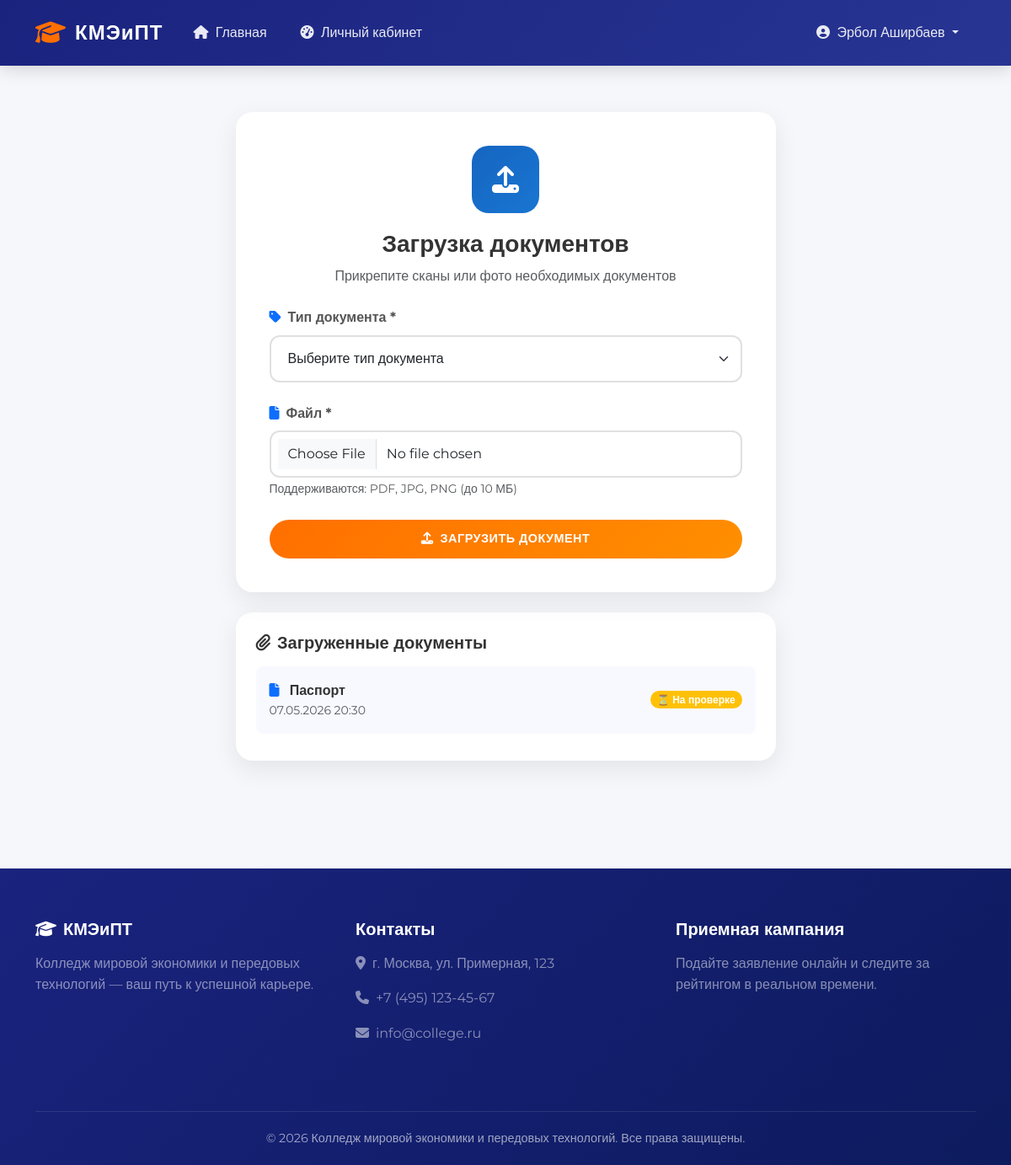
The page /upload-document/ (signed in) on the database its author committed.
### applicants/models.py (models this page shows, shortened)
class Attachment(models.Model):
    DOC_TYPES = [
        ('passport', 'Паспорт'),
        ('diploma', 'Аттестат'),
        ('photo', 'Фотография'),
        ('snils', 'СНИЛС'),
        ('other', 'Прочее'),
    ]
    applicant = models.ForeignKey(
        Applicant,
        on_delete=models.CASCADE,
        related_name='attachments',
        verbose_name="Абитуриент"
    )
    file = models.FileField(upload_to='documents/%Y/%m/', verbose_name="Файл")
    doc_type = models.CharField(max_length=20, choices=DOC_TYPES, verbose_name="Тип документа")
    uploaded_at = models.DateTimeField(auto_now_add=True)
    is_verified = models.BooleanField(default=False, verbose_name="Проверен")
    class Meta:
        verbose_name = "Документ"
        verbose_name_plural = "Документы"

### applicants/views.py (the view, shortened to what this page needs)
# urls.py: path('upload-document/', views.upload_document_page, name='upload_document_page'),
@login_required
def upload_document_page(request):
    try:
        applicant = request.user.applicant_profile
    except Applicant.DoesNotExist:
        return redirect('home')
    attachments = Attachment.objects.filter(applicant=applicant)
    context = {
        'attachments': attachments,
    }
    return render(request, 'applicants/upload_document.html', context)

### templates/applicants/upload_document.html (shortened to what this page needs)
{% extends 'base.html' %}
{% block content %}
<div class="container py-5">
    <div class="row justify-content-center">
        <div class="col-lg-7">
            <div class="form-card animate__animated animate__fadeInUp">
                <div class="text-center mb-4">
                    <div style="width: 80px; height: 80px; background: linear-gradient(135deg, #1565c0, #1976d2); border-radius: 20px; display: flex; align-items: center; justify-content: center; margin: 0 auto 20px;">
                        <i class="fas fa-upload" style="font-size: 2rem; color: white;"></i>
                    </div>
                    <h3 class="fw-bold">Загрузка документов</h3>
                    <p class="text-muted">Прикрепите сканы или фото необходимых документов</p>
                </div>
                <form method="post" enctype="multipart/form-data">
                    <div class="mb-4">
                        <label class="form-label fw-bold">
                            <i class="fas fa-tag me-2 text-primary"></i>Тип документа *
                        </label>
                        <select name="doc_type" class="form-select form-control-modern" required>
                            <option value="">Выберите тип документа</option>
                        </select>
                    </div>
                    <div class="mb-4">
                        <label class="form-label fw-bold">
                            <i class="fas fa-file me-2 text-primary"></i>Файл *
                        </label>
                        <input type="file" name="file" class="form-control form-control-modern"
                               accept=".pdf,.jpg,.jpeg,.png" required>
                        <small class="text-muted">Поддерживаются: PDF, JPG, PNG (до 10 МБ)</small>
                    </div>
                    <button type="submit" class="btn btn-accent btn-modern w-100">
                        <i class="fas fa-upload me-2"></i>Загрузить документ
                    </button>
                </form>
            </div>
        </div>
    </div>
    {% if attachments %}
    <div class="row justify-content-center mt-4">
        <div class="col-lg-7">
            <div class="card-custom">
                <div class="card-body p-4">
                    <h5 class="fw-bold mb-3">
                        <i class="fas fa-paperclip me-2"></i>Загруженные документы
                    </h5>
                    {% for doc in attachments %}
                    <div class="d-flex justify-content-between align-items-center mb-2 p-3 rounded-3"
                         style="background: #f8f9ff;">
                        <div>
                            <i class="fas fa-file me-2 text-primary"></i>
                            <strong>{{ doc.get_doc_type_display }}</strong>
                            <small class="text-muted d-block">{{ doc.uploaded_at|date:"d.m.Y H:i" }}</small>
                        </div>
                        {% if doc.is_verified %}
                        <span class="badge bg-success rounded-pill">✅ Проверен</span>
                        {% else %}
                        <span class="badge bg-warning rounded-pill">⏳ На проверке</span>
                        {% endif %}
                    </div>
                    {% endfor %}
                </div>
            </div>
        </div>
    </div>
    {% endif %}
</div>
{% endblock %}

### templates/base.html (shortened to what this page needs)
<!DOCTYPE html>
<html lang="ru">
<head>
    <link href="https://cdn.jsdelivr.net/npm/bootstrap@5.3.0/dist/css/bootstrap.min.css" rel="stylesheet">
    <link rel="stylesheet" href="https://cdnjs.cloudflare.com/ajax/libs/font-awesome/6.4.0/css/all.min.css">
    <link rel="stylesheet" href="https://cdnjs.cloudflare.com/ajax/libs/animate.css/4.1.1/animate.min.css">
</head>
<body>
    <nav class="navbar navbar-expand-lg fixed-top" id="navbar">
        <div class="container">
            <a class="navbar-brand" href="{% url 'home' %}">
                <i class="fas fa-graduation-cap"></i> КМЭиПТ
            </a>
            <div class="collapse navbar-collapse" id="navbarNav">
                <ul class="navbar-nav me-auto">
                    <li class="nav-item">
                        <a class="nav-link" href="{% url 'home' %}">
                            <i class="fas fa-home me-1"></i> Главная
                        </a>
                    </li>
                    {% if user.is_authenticated %}
                    <li class="nav-item">
                        <a class="nav-link" href="{% url 'dashboard' %}">
                            <i class="fas fa-tachometer-alt me-1"></i> Личный кабинет
                        </a>
                    </li>
                    {% endif %}
                </ul>
                <ul class="navbar-nav">
                    {% if user.is_authenticated %}
                    <li class="nav-item dropdown">
                        <a class="nav-link dropdown-toggle" href="#" data-bs-toggle="dropdown">
                            <i class="fas fa-user-circle me-1"></i>
                            {{ user.get_full_name|default:user.username }}
                        </a>
                    </li>
                    {% endif %}
                </ul>
            </div>
        </div>
    </nav>
    <main>
        {% block content %}{% endblock %}
    </main>
    <footer class="footer">
        <div class="container">
            <div class="row">
                <div class="col-md-4 mb-4">
                    <h5 class="fw-bold mb-3">
                        <i class="fas fa-graduation-cap me-2"></i>КМЭиПТ
                    </h5>
                    <p class="text-white-50">Колледж мировой экономики и передовых технологий — ваш путь к успешной карьере.</p>
                </div>
                <div class="col-md-4 mb-4">
                    <h5 class="fw-bold mb-3">Контакты</h5>
                    <p class="text-white-50"><i class="fas fa-map-marker-alt me-2"></i>г. Москва, ул. Примерная, 123</p>
                    <p class="text-white-50"><i class="fas fa-phone me-2"></i>+7 (495) 123-45-67</p>
                    <p class="text-white-50"><i class="fas fa-envelope me-2"></i>info@college.ru</p>
                </div>
                <div class="col-md-4 mb-4">
                    <h5 class="fw-bold mb-3">Приемная кампания</h5>
                    <p class="text-white-50">Подайте заявление онлайн и следите за рейтингом в реальном времени.</p>
                </div>
            </div>
            <div class="footer-bottom">
                <p class="mb-0">&copy; 2026 Колледж мировой экономики и передовых технологий. Все права защищены.</p>
            </div>
        </div>
    </footer>
</body>
</html>

### templates/base.html (style rules this page uses)
:root { --primary: #1a237e; --primary-light: #283593; --accent: #ff6f00; --accent-light: #ff8f00; --success: #2e7d32; --info: #0277bd; --warning: #f57c00; --danger: #c62828; --bg-light: #f5f7fa; --card-shadow: 0 10px 30px rgba(0, 0, 0, 0.08); --card-hover-shadow: 0 20px 40px rgba(0, 0, 0, 0.12); --transition: all 0.3s cubic-bezier(0.4, 0, 0.2, 1); }
* { margin: 0; padding: 0; box-sizing: border-box; }
body { font-family: 'Montserrat', sans-serif; background: var(--bg-light); color: #333; line-height: 1.6; overflow-x: hidden; padding-top: 85px; }
.navbar { background: linear-gradient(135deg, var(--primary) 0%, var(--primary-light) 100%) !important; box-shadow: 0 4px 20px rgba(0, 0, 0, 0.15); padding: 15px 0; transition: var(--transition); }
.navbar-brand { font-weight: 800; font-size: 1.5rem; letter-spacing: 1px; color: white !important; display: flex; align-items: center; gap: 10px; }
.navbar-brand i { font-size: 1.8rem; color: var(--accent); }
.nav-link { color: rgba(255, 255, 255, 0.9) !important; font-weight: 500; padding: 10px 20px !important; border-radius: 50px; transition: var(--transition); position: relative; }
.card-custom { background: white; border: none; border-radius: 20px; box-shadow: var(--card-shadow); transition: var(--transition); overflow: hidden; height: 100%; }
.card-custom .card-body { padding: 30px; }
.btn-modern { padding: 12px 30px; border-radius: 50px; font-weight: 600; letter-spacing: 0.5px; transition: var(--transition); text-transform: uppercase; font-size: 0.9rem; border: none; }
.btn-accent { background: linear-gradient(135deg, var(--accent) 0%, var(--accent-light) 100%); color: white; }
.form-card { background: white; border-radius: 20px; box-shadow: var(--card-shadow); padding: 40px; }
.form-control-modern { border: 2px solid #e0e0e0; border-radius: 12px; padding: 14px 20px; font-size: 1rem; transition: var(--transition); }
.form-label { font-weight: 600; color: #555; margin-bottom: 8px; }
.footer { background: linear-gradient(135deg, #1a237e 0%, #0d1b5e 100%); color: white; padding: 60px 0 20px; margin-top: 80px; }
.footer-bottom { border-top: 1px solid rgba(255, 255, 255, 0.1); padding-top: 20px; margin-top: 40px; text-align: center; color: rgba(255, 255, 255, 0.6); font-size: 0.9rem; }

### rows shown on the page
Attachment: doc_type "Паспорт", uploaded_at "07.05.2026 20:30", is_verified "⏳ На проверке"

### other values the page prints
{{ user.get_full_name|default:user.username }} "Эрбол Аширбаев"
